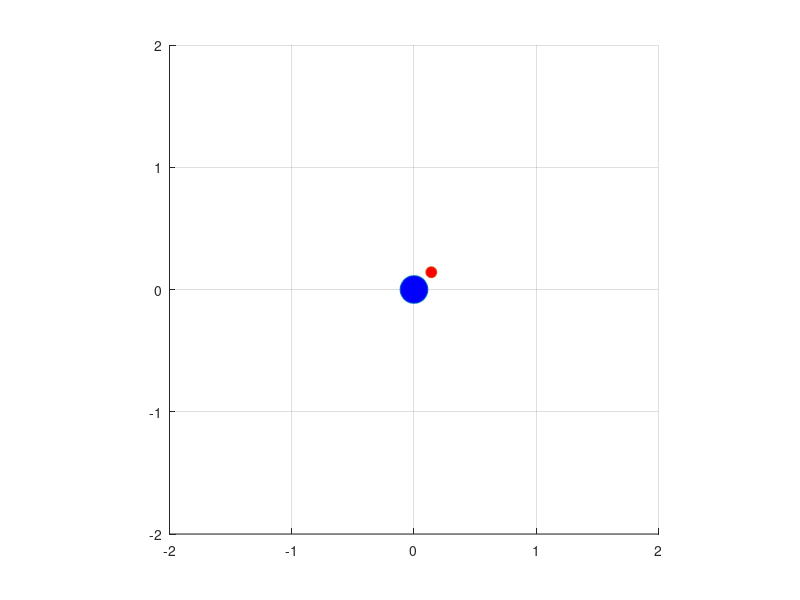

MATLAB code to generate this figure: (Note: this script raises an error after producing the figure.)
clear;
close all;

dt = 0.1;%%時間刻み=離散時間Tsとして使用
Tfin = 2.0;%シミュレーション終了時間
t1 = [0:dt:Tfin];

for i = 1 : 6

    u1_pm = 0.5;

    u2_pm = (2 * rand - 1) * 0.25;

    u1 = ones(length(t1),1) * u1_pm; % 並進速度
    u2 = ones(length(t1),1) * u2_pm; % 回転角速度

    if i < 4
        y_axis = 0;
        theta = pi/4;
    else
        y_axis = 1
        theta = -pi/4;
    end

    si = zeros(length(t1),3);
    si(1,:) = [0 y_axis theta];%状態ξの初期値を設定

    x = si(1,1) + 0.2 * cos(si(1,3));
    y = si(1,2) + 0.2 * sin(si(1,3));

    hold on;
    axis equal;
    grid on;

    axis([-2 2 -2 2])

    h = plot(si(1,1),si(1,2), 'o', 'MarkerSize' ,20, 'MarkerFaceColor', 'b');
    h2 = plot(x,y,'o', 'MarkerSize' ,8, 'MarkerFaceColor', 'r');

    for i = 1:length(t1)

        if i ~= length(t1)
            %θ(n),すなわち si(i+1,3) をx(n),y(n)の計算に使う
            si(i+1,3) = si(i,3) + u2(i) * dt;
            si(i+1,1) = si(i,1) + u1(i) * cos(si(i+1,3)) * dt;
            si(i+1,2) = si(i,2) + u1(i) * sin(si(i+1,3)) * dt;
        end

        set(h, 'XData', si(i,1),'YData', si(i,2));
        set(h2, 'XData', si(i,1) + 0.2 * cos(si(i,3)),'YData', si(i,2) + 0.2 * sin(si(i,3)));

        drawnow;

        F = getframe(gcf);
        % RGBデータをインデックス付きデータに変更
        [X,map] = rgb2ind(F.cdata,256);
        if i==1
            pause(2)
            % GIFファイルに書き出し
            imwrite(X,map,'twowheels.gif')
        else
            % 2回目以降は'append'でアニメーションを作成
            imwrite(X,map,'twowheels.gif','WriteMode','append')
        end

    end

end
